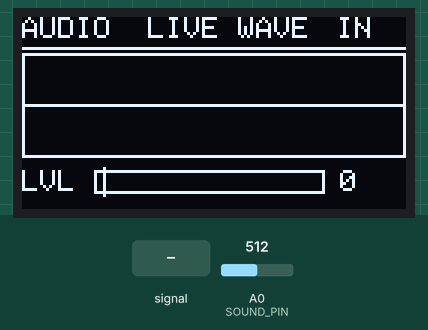
A program run on a simulated Arduino Uno, built with avr-gcc and run on an emulated ATmega328P. On the bench: 128×64 one-colour display. The test bench sets the inputs (shaded band); at power-on: A0 (SOUND_PIN) = 512. What the program prints to the serial monitor is not drawn.

Above: at 2.2 s.
2.3 s: A0 (SOUND_PIN) fed a 1000 Hz sine of ±255 counts around its level
At 3.2 s:
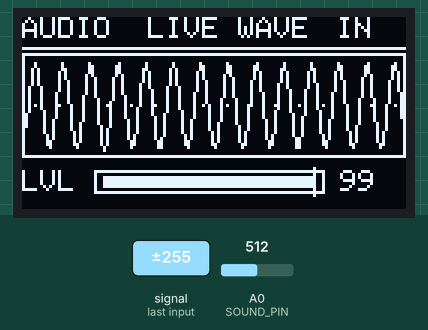
4.1 s: A0 (SOUND_PIN) set to 716
At 6.4 s:
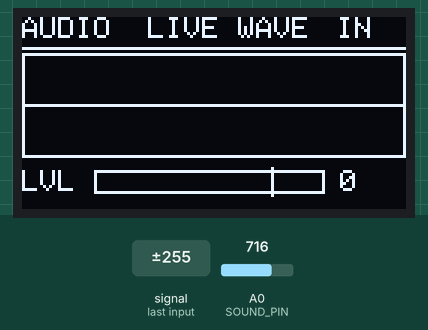
7.1 s: A0 (SOUND_PIN) fed a 200 Hz sine of ±81 counts around its level
8.6 s: A0 (SOUND_PIN) fed a 2 Hz sine of ±306 counts around its level
At 9.3 s:
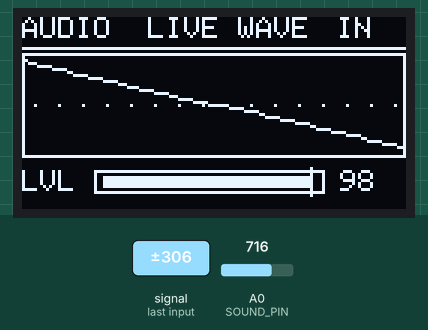
10.1 s: A0 (SOUND_PIN) set to 900
At 11.34 s:
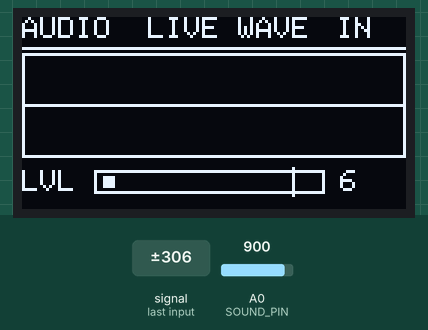
11.6 s: A0 (SOUND_PIN) fed a 200 Hz sine of ±81 counts around its level
At 14.05 s:
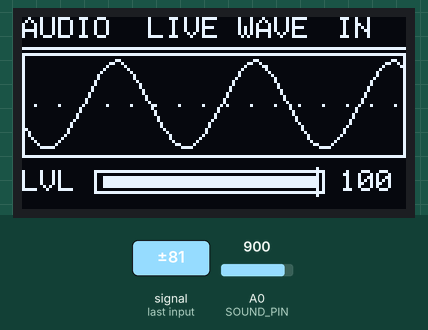

The program:

main.cpp
```cpp
#include <Arduino.h>
#include <Wire.h>
#include <Adafruit_GFX.h>
#include <Adafruit_SSD1306.h>

#define SCREEN_WIDTH 128
#define SCREEN_HEIGHT 64
#define OLED_RESET -1
#define OLED_ADDRESS 0x3C
#define SOUND_PIN A0

Adafruit_SSD1306 display(
    SCREEN_WIDTH, SCREEN_HEIGHT, &Wire, OLED_RESET
);

const int NUM_SAMPLES = 128;
int audioSamples[NUM_SAMPLES];

float displayLevel = 0;
float peakLevel = 0;

unsigned long lastPeakTime = 0;

void setup() {
    Serial.begin(9600);
    pinMode(SOUND_PIN, INPUT);

    if (!display.begin(SSD1306_SWITCHCAPVCC, OLED_ADDRESS)) {
        while (true) {}
    }

    display.clearDisplay();
    display.setTextColor(SSD1306_WHITE);
    display.setTextSize(1);

    display.setCursor(15, 19);
    display.println("REAL AUDIO WAVE");
    display.drawLine(15, 32, 112, 32, SSD1306_WHITE);
    display.setCursor(28, 42);
    display.println("SIGNAL MONITOR");
    display.display();

    delay(1000);
}

void loop() {
    // 1. Capture the actual microphone signal
    int minimum = 1023;
    int maximum = 0;
    long total = 0;

    for (int i = 0; i < NUM_SAMPLES; i++) {
        int value = analogRead(SOUND_PIN);
        audioSamples[i] = value;

        if (value < minimum) minimum = value;
        if (value > maximum) maximum = value;

        total += value;
    }

    // 2. Remove the microphone's DC offset
    int midpoint = total / NUM_SAMPLES;

    // Find the largest real signal variation
    int maxDeviation = 0;

    for (int i = 0; i < NUM_SAMPLES; i++) {
        int deviation = abs(audioSamples[i] - midpoint);

        if (deviation > maxDeviation) {
            maxDeviation = deviation;
        }
    }

    // 3. Measure sound level for the meter
    int amplitude = maximum - minimum;

    float rawLevel = constrain(
        (amplitude - 6) * 100.0 / 10.0,
        0.0,
        100.0
    );

    // Smooth the meter separately from the waveform
    if (rawLevel > displayLevel) {
        displayLevel = displayLevel * 0.4 + rawLevel * 0.6;
    } else {
        displayLevel = displayLevel * 0.88 + rawLevel * 0.12;
    }

    if (displayLevel > peakLevel) {
        peakLevel = displayLevel;
    }

    if (millis() - lastPeakTime >= 100) {
        peakLevel = max((float)displayLevel, peakLevel - 1.0);
        lastPeakTime = millis();
    }

    // 4. Draw a clean instrument-style screen
    display.clearDisplay();

    display.setTextSize(1);
    display.setCursor(0, 0);
    display.print("AUDIO");
    display.setCursor(42, 0);
    display.print("LIVE WAVE");
    display.setCursor(105, 0);
    display.print("IN");

    display.drawFastHLine(0, 10, 128, SSD1306_WHITE);

    // Waveform frame
    display.drawRect(0, 12, 128, 35, SSD1306_WHITE);

    const int centerY = 29;
    const int maxHeight = 15;

    // Auto-scale each captured waveform to make the actual
    // voltage changes visible, even at low sound levels.
    float scale = (float)maxHeight / max(2, maxDeviation);

    for (int x = 0; x < 127; x++) {
        int sample1 = audioSamples[x] - midpoint;
        int sample2 = audioSamples[x + 1] - midpoint;

        int y1 = centerY - (int)(sample1 * scale);
        int y2 = centerY - (int)(sample2 * scale);

        y1 = constrain(y1, 14, 45);
        y2 = constrain(y2, 14, 45);

        display.drawLine(x + 1, y1, x + 2, y2, SSD1306_WHITE);
    }

    // Subtle center reference marks
    for (int x = 4; x < 125; x += 8) {
        display.drawPixel(x, centerY, SSD1306_WHITE);
    }

    // Bottom sound-level meter
    display.setCursor(0, 51);
    display.print("LVL");

    display.drawRect(24, 51, 77, 8, SSD1306_WHITE);

    int width = constrain((int)(displayLevel * 0.71), 0, 71);

    if (width > 0) {
        display.fillRect(27, 53, width, 4, SSD1306_WHITE);
    }

    int peakX = 27 + constrain((int)(peakLevel * 0.71), 0, 71);
    display.drawFastVLine(peakX, 50, 10, SSD1306_WHITE);

    display.setCursor(106, 51);
    display.print((int)displayLevel);

    display.display();

    Serial.print("Amplitude: ");
    Serial.print(amplitude);
    Serial.print(" | Midpoint: ");
    Serial.print(midpoint);
    Serial.print(" | Peak deviation: ");
    Serial.println(maxDeviation);
}
```

Measured:
- after the input at 2.3 s, the display: first changes after 0.10 s (image 1 shows a later state)
